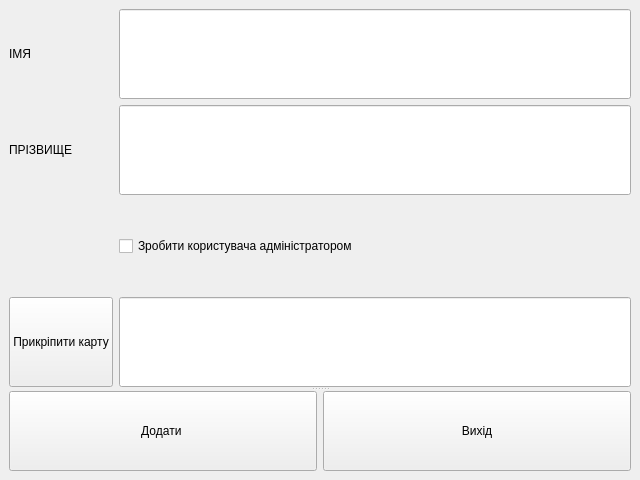
<?xml version="1.0" encoding="UTF-8"?>
<ui version="4.0">
 <class>AddUserWindow</class>
 <widget class="QMainWindow" name="AddUserWindow">
  <property name="geometry">
   <rect>
    <x>0</x>
    <y>0</y>
    <width>640</width>
    <height>480</height>
   </rect>
  </property>
  <property name="windowTitle">
   <string>MainWindow</string>
  </property>
  <widget class="QWidget" name="add_user_widget">
   <layout class="QGridLayout" name="gridLayout_2">
    <item row="0" column="0">
     <widget class="QSplitter" name="splitter">
      <property name="orientation">
       <enum>Qt::Vertical</enum>
      </property>
      <widget class="QWidget" name="layoutWidget">
       <layout class="QGridLayout" name="gridLayout">
        <item row="0" column="0">
         <widget class="QLabel" name="firstname_label">
          <property name="sizePolicy">
           <sizepolicy hsizetype="Minimum" vsizetype="Minimum">
            <horstretch>0</horstretch>
            <verstretch>0</verstretch>
           </sizepolicy>
          </property>
          <property name="styleSheet">
           <string notr="true">font: 75 20pt &quot;DejaVu Sans Mono for Powerline&quot;;</string>
          </property>
          <property name="text">
           <string>ІМЯ</string>
          </property>
         </widget>
        </item>
        <item row="0" column="1">
         <widget class="QLineEdit" name="firstname">
          <property name="sizePolicy">
           <sizepolicy hsizetype="Minimum" vsizetype="Minimum">
            <horstretch>0</horstretch>
            <verstretch>0</verstretch>
           </sizepolicy>
          </property>
          <property name="styleSheet">
           <string notr="true">font: 75 20pt &quot;DejaVu Sans Mono for Powerline&quot;;</string>
          </property>
         </widget>
        </item>
        <item row="1" column="0">
         <widget class="QLabel" name="lastname_label">
          <property name="sizePolicy">
           <sizepolicy hsizetype="Maximum" vsizetype="Minimum">
            <horstretch>0</horstretch>
            <verstretch>0</verstretch>
           </sizepolicy>
          </property>
          <property name="styleSheet">
           <string notr="true">font: 75 20pt &quot;DejaVu Sans Mono for Powerline&quot;;</string>
          </property>
          <property name="text">
           <string>ПРІЗВИЩЕ</string>
          </property>
         </widget>
        </item>
        <item row="1" column="1">
         <widget class="QLineEdit" name="lastname">
          <property name="sizePolicy">
           <sizepolicy hsizetype="Minimum" vsizetype="Minimum">
            <horstretch>0</horstretch>
            <verstretch>0</verstretch>
           </sizepolicy>
          </property>
          <property name="styleSheet">
           <string notr="true">font: 75 20pt &quot;DejaVu Sans Mono for Powerline&quot;;</string>
          </property>
         </widget>
        </item>
        <item row="2" column="1">
         <widget class="QCheckBox" name="admin_checkbox">
          <property name="sizePolicy">
           <sizepolicy hsizetype="Minimum" vsizetype="Minimum">
            <horstretch>0</horstretch>
            <verstretch>0</verstretch>
           </sizepolicy>
          </property>
          <property name="styleSheet">
           <string notr="true">font: 75 20pt &quot;DejaVu Sans Mono for Powerline&quot;;</string>
          </property>
          <property name="text">
           <string>Зробити користувача адміністратором</string>
          </property>
         </widget>
        </item>
        <item row="3" column="0">
         <widget class="QPushButton" name="add_rfid_card">
          <property name="sizePolicy">
           <sizepolicy hsizetype="Minimum" vsizetype="Minimum">
            <horstretch>0</horstretch>
            <verstretch>0</verstretch>
           </sizepolicy>
          </property>
          <property name="styleSheet">
           <string notr="true">font: 75 20pt &quot;DejaVu Sans Mono for Powerline&quot;;</string>
          </property>
          <property name="text">
           <string>Прикріпити карту</string>
          </property>
         </widget>
        </item>
        <item row="3" column="1">
         <widget class="QLineEdit" name="rfid_card">
          <property name="sizePolicy">
           <sizepolicy hsizetype="Minimum" vsizetype="Minimum">
            <horstretch>0</horstretch>
            <verstretch>0</verstretch>
           </sizepolicy>
          </property>
          <property name="styleSheet">
           <string notr="true">font: 75 20pt &quot;DejaVu Sans Mono for Powerline&quot;;</string>
          </property>
         </widget>
        </item>
       </layout>
      </widget>
      <widget class="QWidget" name="layoutWidget">
       <layout class="QHBoxLayout" name="horizontalLayout">
        <item>
         <widget class="QPushButton" name="add_new_user">
          <property name="sizePolicy">
           <sizepolicy hsizetype="Minimum" vsizetype="Minimum">
            <horstretch>0</horstretch>
            <verstretch>0</verstretch>
           </sizepolicy>
          </property>
          <property name="styleSheet">
           <string notr="true">font: 75 20pt &quot;DejaVu Sans Mono for Powerline&quot;;</string>
          </property>
          <property name="text">
           <string>Додати </string>
          </property>
         </widget>
        </item>
        <item>
         <widget class="QPushButton" name="exit_to_main">
          <property name="sizePolicy">
           <sizepolicy hsizetype="Minimum" vsizetype="Minimum">
            <horstretch>0</horstretch>
            <verstretch>0</verstretch>
           </sizepolicy>
          </property>
          <property name="styleSheet">
           <string notr="true">font: 75 20pt &quot;DejaVu Sans Mono for Powerline&quot;;</string>
          </property>
          <property name="text">
           <string>Вихід</string>
          </property>
         </widget>
        </item>
       </layout>
      </widget>
     </widget>
    </item>
   </layout>
  </widget>
 </widget>
 <resources/>
 <connections/>
</ui>
